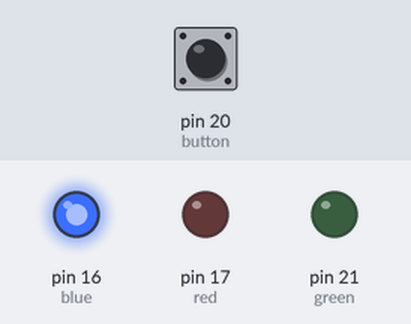
This program was run on a simulated MicroPython board. Shown: output pins drawn as LEDs (lit = HIGH). Dashed ring = blinking. The inputs (shaded band) are chosen by the test bench; at power-on: pin 20 (button) LOW.

Above: at 1.2 s.
1.3 s: pin 20 (button) pulled HIGH for 1 s
At 1.65 s:
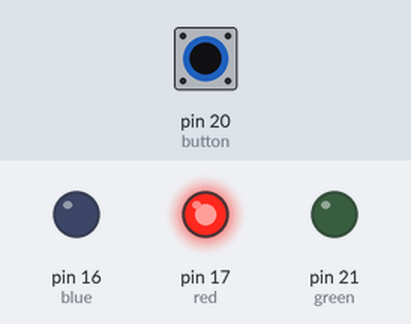
3.8 s: pin 20 (button) pulled HIGH for 0.35 s
At 4.5 s:
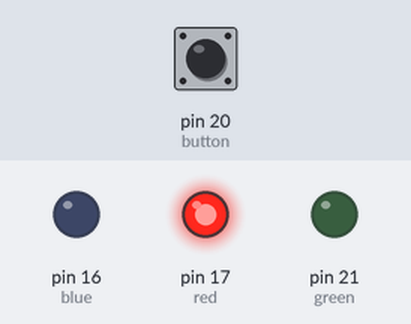
5.6 s: pin 20 (button) pulled HIGH for 3.2 s
At 5.85 s:
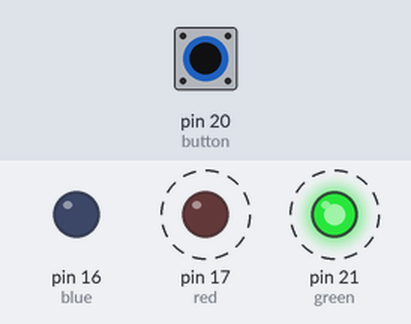
Timing chart, 0 to 10.2 s (numbered marks = the images above; inputs shaded):
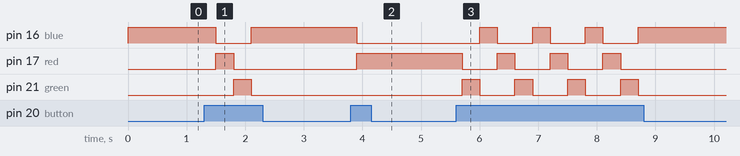

Measured:
- after the input at 1.3 s, pin 16 (blue): HIGH → LOW after 0.20 s, → HIGH 0.60 s later; pin 17 (red): LOW → HIGH after 0.20 s, → LOW 0.30 s later; pin 21 (green): LOW → HIGH after 0.50 s, → LOW 0.30 s later
- after the input at 3.8 s, pin 16 (blue): HIGH → LOW after 0.10 s; pin 17 (red): LOW → HIGH after 0.10 s
- after the input at 5.6 s, pin 16 (blue): alternates HIGH for 0.30 s and LOW for 0.60 s, 7 changes in all, then stays HIGH, starting after 0.40 s; pin 17 (red): alternates HIGH for 0.30 s and LOW for 0.60 s, 7 changes in all, then stays LOW, starting after 0.10 s

The program:

colorled_button_test.py
```python
from machine import Pin
from time import sleep

blue = Pin(16, Pin.OUT)
red = Pin(17, Pin.OUT)
green = Pin(21, Pin.OUT)
button = Pin(20, Pin.IN, Pin.PULL_DOWN)
val=1
while True:
    if button.value() == 1:
        val = val + 1
    if val > 3:
        val = 1
    if val == 1:
        blue.on()
        red.off()
        green.off()
    if val == 2:
        blue.off()
        red.on()
        green.off()
    if val == 3:
        blue.off()
        red.off()
        green.on()
    sleep(0.3)
```
